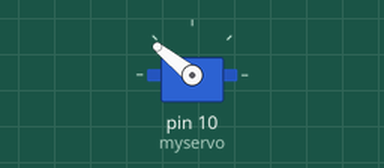
Recording of a sketch running on a simulated Arduino Uno, built with avr-gcc and run on an emulated ATmega328P. On the bench: servo.

Above: at 0.05 s.
At 2.0 s:
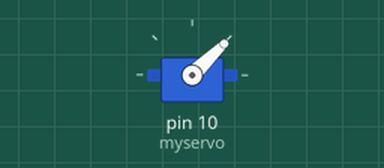
At 4.0 s:
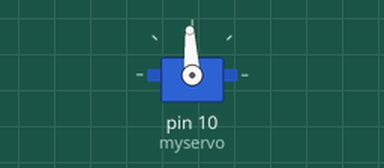
Timing chart, 0 to 5.2 s (numbered marks = the images above):
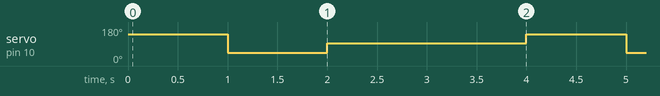

The sketch:

motorcontinuo.ino
```cpp
  #include <Servo.h>//biblioteca para o servo motor
  Servo myservo, mys; //objetos da classe servo
  void setup()
  {
      myservo.attach(10); //indica que myservo será na porta 10
  }
  void loop()
  {
     myservo.writeMicroseconds(2000); //horário
     delay(1000);
     myservo.writeMicroseconds(1000); //anti horário
     delay(1000);
     myservo.writeMicroseconds(1500); //parado
     delay(2000);
  }
```

Measured:
- by itself, servo on pin 10 (myservo): repeats every 4.0 s: 93° 2.0 s, 141° 1.0 s, 44° 1.0 s
